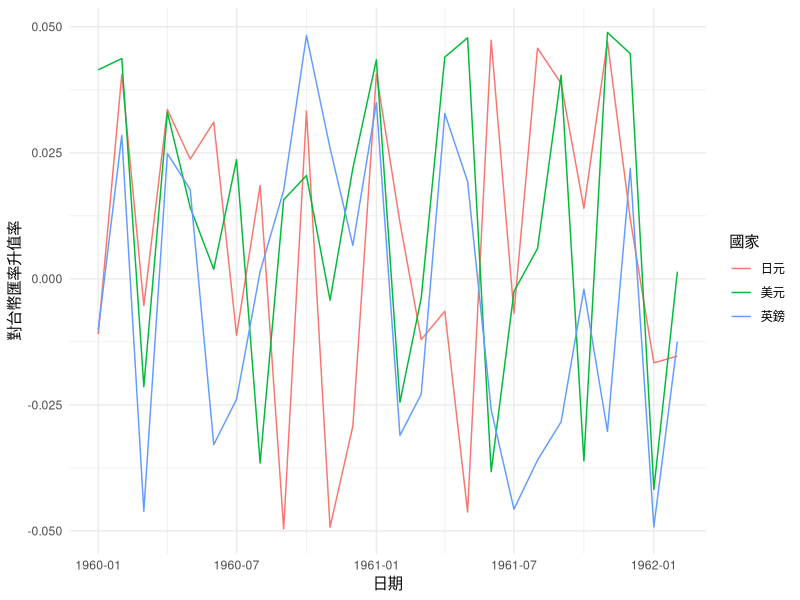
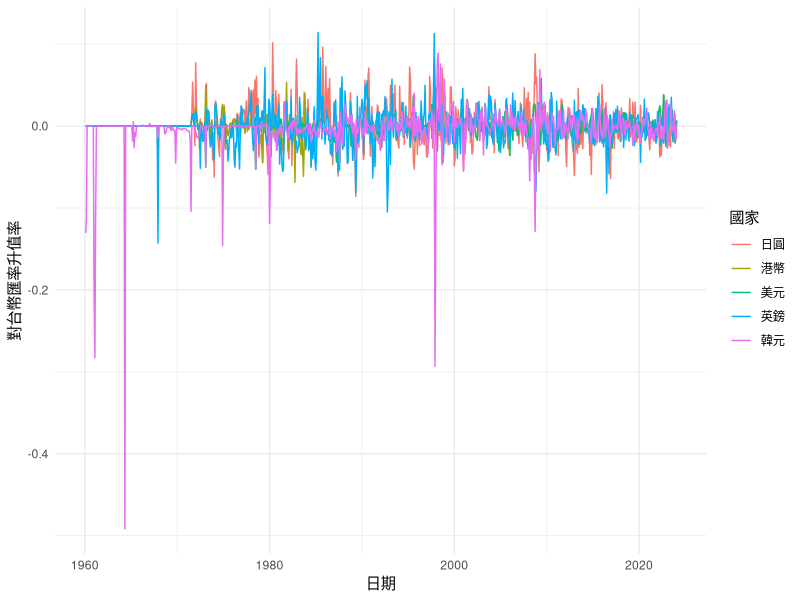

The R script that drew these images, in order:
library(tidyverse)

## ----
# 生成日期序列
dates <- seq(as.Date("1960-01-01"), as.Date("1962-02-28"), by = "month")

# 假設匯率升值率是隨機生成的
set.seed(42) # 確保結果可重現
rates_usd <- runif(length(dates), -0.05, 0.05)
rates_jpy <- runif(length(dates), -0.05, 0.05)
rates_gbp <- runif(length(dates), -0.05, 0.05)

# 建立資料框
data <- tibble(
  Date = rep(dates, times = 3),
  Rate = c(rates_usd, rates_jpy, rates_gbp),
  Currency = rep(c("美元", "日元", "英鎊"), each = length(dates))
)

# 使用 ggplot2 繪製折線圖
ggplot(data, aes(x = Date, y = Rate, color = Currency)) +
  geom_line() +
  labs(x = "日期", y = "對台幣匯率升值率", color = "國家") +
  theme_minimal()

glimpse(data)

## ----
# import data
library(readr)

exchangeRate <- read_csv("240312/BP01M01.csv")

# 轉換日期1
exchangeRate <- exchangeRate %>%
  mutate(period = str_replace(期間, "M", "-"), 
         period = ymd(paste0(期間, "01")))

# 轉換日期2
## 假设exchangeRate是您的数据框或列表，包含日期字符串的列名为日期
exchangeRate$期間 <- as.Date(paste0(exchangeRate$期間, "01"),
                           format = "%YM%m%d")

# 下面展示如何計算NTD對其他幣別的匯率
exchangeRate <- exchangeRate %>%
  mutate(`日圓` = `新台幣NTD/USD` / `日圓JPY/USD`, # NTD對JPY的匯率
         `英鎊` = `新台幣NTD/USD` * `英鎊USD/GBP`, # NTD對GBP的匯率
         `港幣` = `新台幣NTD/USD` / `港幣HKD/USD`, # NTD對HKD的匯率
         `韓元` = `新台幣NTD/USD` / `韓元KRW/USD`, # NTD對KRW的匯率
         `美元` = `新台幣NTD/USD`
  )

glimpse(exchangeRate)

# 選欄位
exchangeRate <- exchangeRate %>%
  select(period, `日圓`:`美元`)


exchangeRate <- exchangeRate %>%
  arrange(period) %>%
  mutate(across(c("日圓", "英鎊", "港幣", "韓元", "美元"), 
                ~( . - lag(.) ) / lag(.), 
                .names = "成長率_{.col}"))

head(exchangeRate)

# 長表格轉換寬

exchangeRate <- exchangeRate %>% 
  pivot_longer(cols = starts_with("成長率"),
               names_to = "country",
               values_to = "升值率")

exchangeRate <- exchangeRate %>% 
  mutate(country = str_remove(country, "成長率_"))


# 繪製折線圖
ggplot(exchangeRate, aes(x = period, y = `升值率`, color = country)) +
  geom_line() +
  labs(x = "日期", y = "對台幣匯率升值率", color = "國家") +
  theme_minimal()